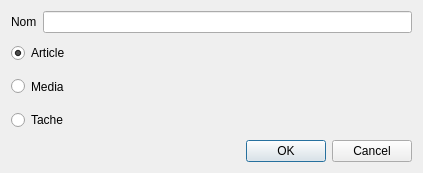
<?xml version="1.0" encoding="UTF-8"?>
<ui version="4.0">
 <class>NouvelleNote</class>
 <widget class="QDialog" name="NouvelleNote">
  <property name="windowModality">
   <enum>Qt::ApplicationModal</enum>
  </property>
  <property name="geometry">
   <rect>
    <x>0</x>
    <y>0</y>
    <width>423</width>
    <height>173</height>
   </rect>
  </property>
  <property name="windowTitle">
   <string>Dialog</string>
  </property>
  <layout class="QGridLayout" name="gridLayout">
   <item row="1" column="0">
    <layout class="QVBoxLayout" name="verticalLayout">
     <item>
      <layout class="QHBoxLayout" name="horizontalLayout">
       <item>
        <widget class="QLabel" name="label">
         <property name="text">
          <string>Nom</string>
         </property>
        </widget>
       </item>
       <item>
        <widget class="QLineEdit" name="lineEdit"/>
       </item>
      </layout>
     </item>
     <item>
      <widget class="QRadioButton" name="Article">
       <property name="sizePolicy">
        <sizepolicy hsizetype="Minimum" vsizetype="Preferred">
         <horstretch>0</horstretch>
         <verstretch>0</verstretch>
        </sizepolicy>
       </property>
       <property name="text">
        <string>Article</string>
       </property>
       <property name="checked">
        <bool>true</bool>
       </property>
       <attribute name="buttonGroup">
        <string notr="true">radioButtons</string>
       </attribute>
      </widget>
     </item>
     <item>
      <widget class="QRadioButton" name="Media">
       <property name="sizePolicy">
        <sizepolicy hsizetype="Minimum" vsizetype="Preferred">
         <horstretch>0</horstretch>
         <verstretch>0</verstretch>
        </sizepolicy>
       </property>
       <property name="text">
        <string>Media</string>
       </property>
       <attribute name="buttonGroup">
        <string notr="true">radioButtons</string>
       </attribute>
      </widget>
     </item>
     <item>
      <widget class="QRadioButton" name="Tache">
       <property name="sizePolicy">
        <sizepolicy hsizetype="Minimum" vsizetype="Preferred">
         <horstretch>0</horstretch>
         <verstretch>0</verstretch>
        </sizepolicy>
       </property>
       <property name="text">
        <string>Tache</string>
       </property>
       <attribute name="buttonGroup">
        <string notr="true">radioButtons</string>
       </attribute>
      </widget>
     </item>
    </layout>
   </item>
   <item row="2" column="0">
    <widget class="QDialogButtonBox" name="buttonBox">
     <property name="orientation">
      <enum>Qt::Horizontal</enum>
     </property>
     <property name="standardButtons">
      <set>QDialogButtonBox::Cancel|QDialogButtonBox::Ok</set>
     </property>
    </widget>
   </item>
  </layout>
 </widget>
 <resources/>
 <connections>
  <connection>
   <sender>buttonBox</sender>
   <signal>accepted()</signal>
   <receiver>NouvelleNote</receiver>
   <slot>accept()</slot>
   <hints>
    <hint type="sourcelabel">
     <x>248</x>
     <y>254</y>
    </hint>
    <hint type="destinationlabel">
     <x>157</x>
     <y>274</y>
    </hint>
   </hints>
  </connection>
  <connection>
   <sender>buttonBox</sender>
   <signal>rejected()</signal>
   <receiver>NouvelleNote</receiver>
   <slot>reject()</slot>
   <hints>
    <hint type="sourcelabel">
     <x>316</x>
     <y>260</y>
    </hint>
    <hint type="destinationlabel">
     <x>286</x>
     <y>274</y>
    </hint>
   </hints>
  </connection>
 </connections>
 <buttongroups>
  <buttongroup name="radioButtons"/>
 </buttongroups>
</ui>
